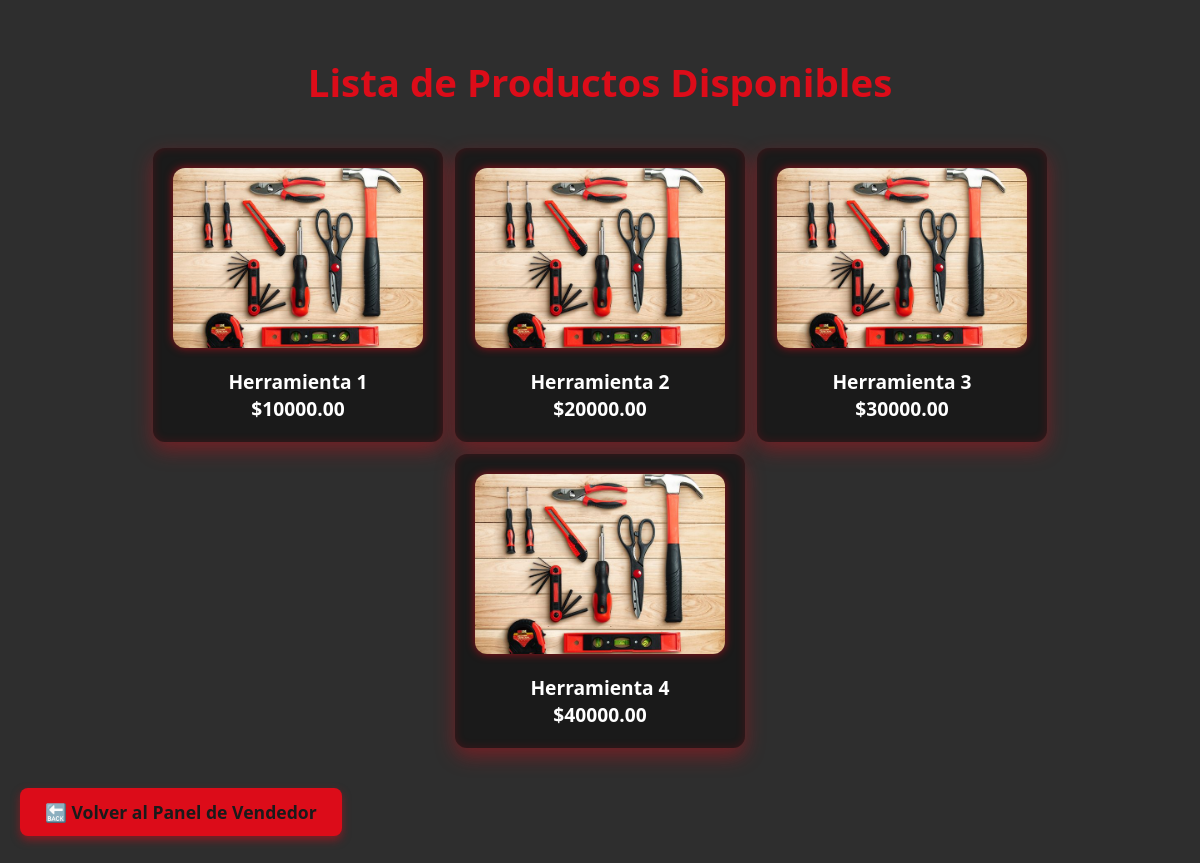
/api/venta/lista_vendedor/, run on an earlier commit of the app's database.
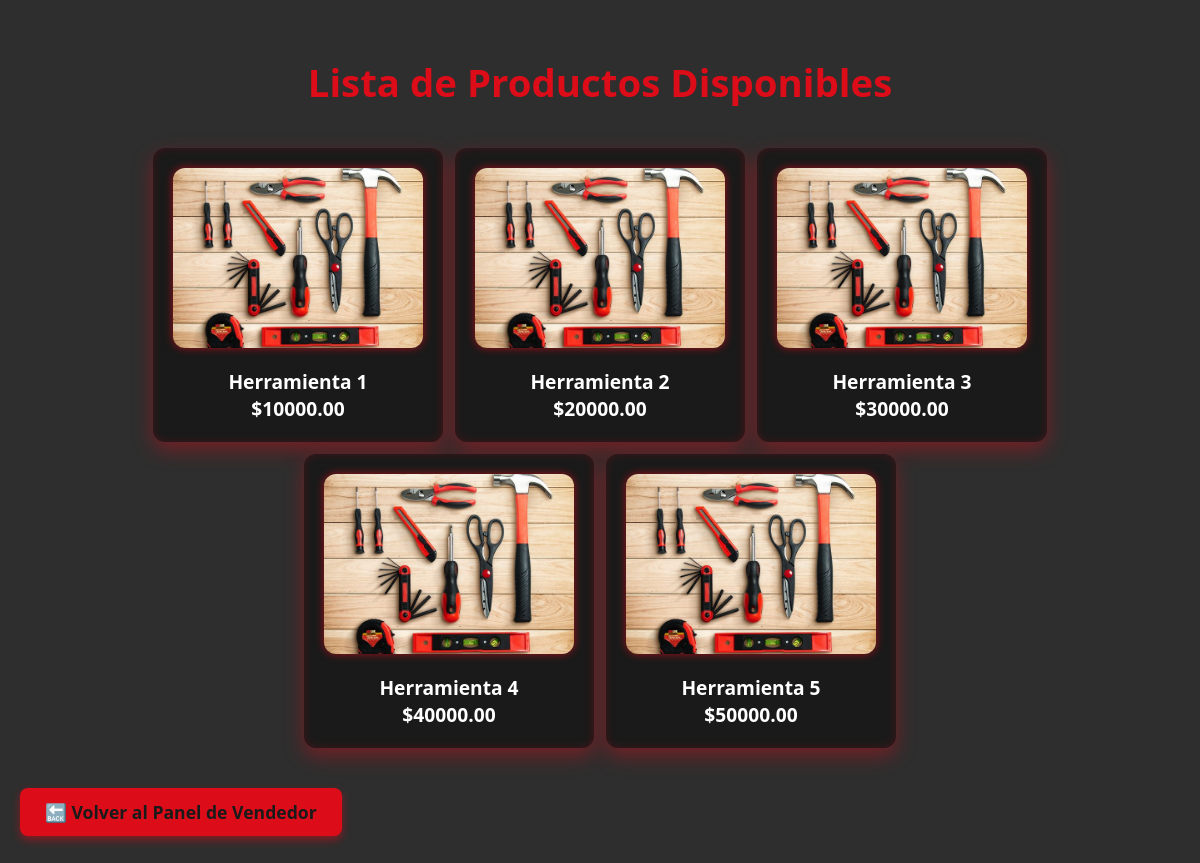
And on a later commit of the database.
### api_catalogo/models.py (models this page shows, shortened)
class Producto(models.Model):
    nombre = models.CharField(max_length=100)
    descripcion = models.TextField()
    precio = models.DecimalField(max_digits=10, decimal_places=2)
    stock = models.PositiveIntegerField()
    imagen = models.ImageField(upload_to='productos/', null=True, blank=True)

### api_venta/views.py (the view)
# urls.py: path('lista_vendedor/', views.lista_vendedor, name='lista_vendedor'),
def lista_vendedor(request):
    productos = Producto.objects.all()
    return render(request, 'api_venta/lista_vendedor.html', {'productos': productos})

### api_venta/templates/api_venta/lista_vendedor.html (shortened to what this page needs)
{% load static %}
<!DOCTYPE html>
<html lang="es">
<head>
    <link rel="stylesheet" href="{% static 'api_venta/css/lista_vendedor.css' %}">
</head>
<body>
    <h1>Lista de Productos Disponibles</h1>
    <ul>
      {% for producto in productos %}
        <li>
          <img src="{{ producto.imagen.url }}" alt="{{ producto.nombre }}" class="producto-img">
          <span>{{ producto.nombre }}</span>
          <span>${{ producto.precio }}</span>
        </li>
      {% empty %}
        <li><span>No hay productos disponibles.</span></li>
      {% endfor %}
    </ul>
    <a href="{% url 'vendedor_site' %}" class="back-button">🔙 Volver al Panel de Vendedor</a>
</body>
</html>

### api_venta/static/api_venta/css/lista_vendedor.css (style rules this page uses)
body { margin: 0; font-family: 'Segoe UI', Tahoma, Geneva, Verdana, sans-serif; background-color: #2e2e2e; color: #ffffff; padding: 30px 20px; }
h1 { font-size: 2.4rem; color: #dc0c19; text-align: center; margin-bottom: 40px; }
.back-button { display: inline-block; background-color: #dc0c19; padding: 12px 25px; border-radius: 8px; color: #1a1a1a; text-decoration: none; font-weight: 700; font-size: 1.1rem; transition: background-color 0.3s ease; margin: 40px auto 0; text-align: center; box-shadow: 0 4px 8px rgba(220, 12, 25, 0.5); }
ul { list-style: none; padding: 0; max-width: 1200px; margin: 0 auto; display: flex; flex-wrap: wrap; gap: 12px; justify-content: center; }
li { background-color: #1a1a1a; border-radius: 12px; box-shadow: inset 0 0 10px rgba(220, 12, 25, 0.2), 0 8px 20px rgba(220, 12, 25, 0.4); padding: 20px; width: 250px; display: flex; flex-direction: column; align-items: center; transition: transform 0.3s ease, box-shadow 0.3s ease; cursor: default; }
img.producto-img { width: 100%; height: 180px; object-fit: cover; border-radius: 12px; box-shadow: 0 0 8px rgba(220, 12, 25, 0.7); margin-bottom: 20px; }
span { font-weight: 700; font-size: 1.2rem; color: #fff; text-align: center; user-select: none; }

What changed in the data, as far as the page shows it:
added Producto: imagen (picture), nombre "Herramienta 5", precio "50000.00"
